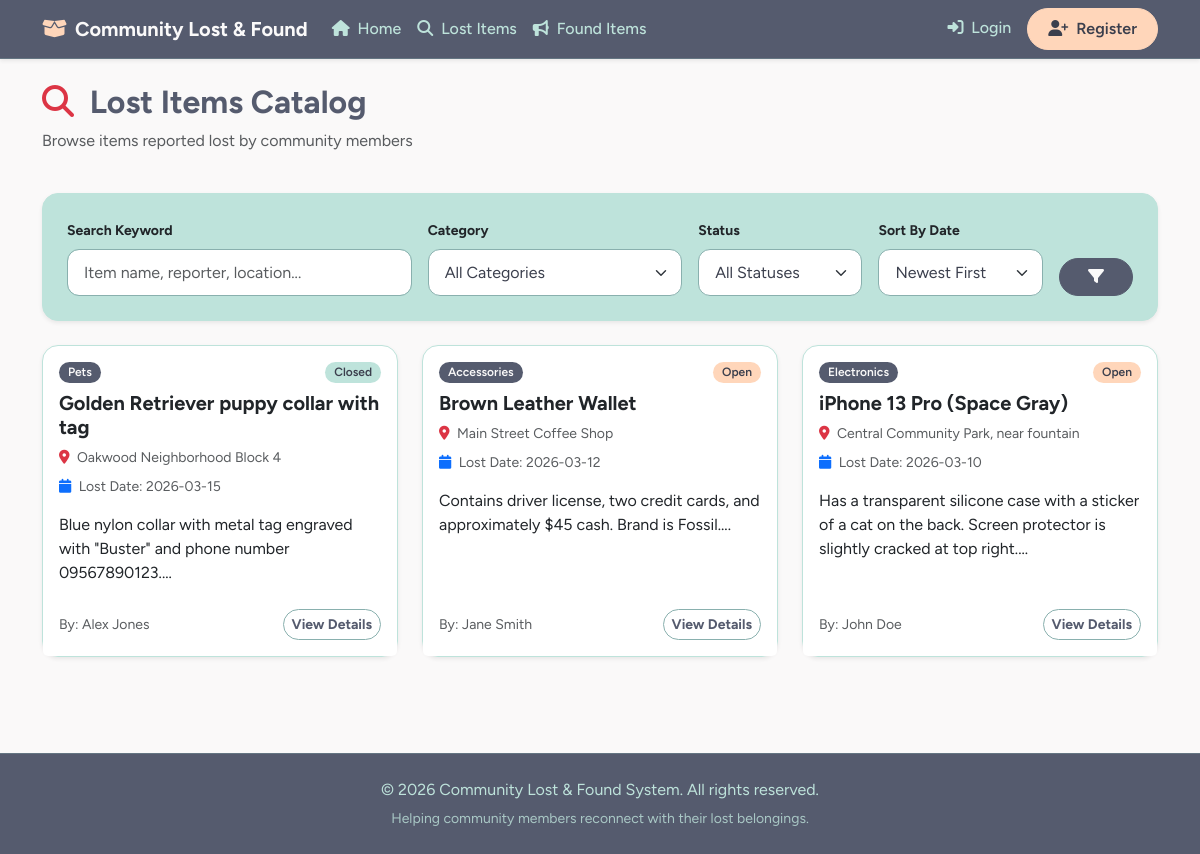
The page /lost_items.php on the database its author committed.
### tables this page shows
CREATE TABLE `items` (
  `item_id` INT AUTO_INCREMENT PRIMARY KEY,
  `user_id` INT NOT NULL,
  `status_id` INT NOT NULL DEFAULT 1,
  `item_type` ENUM('Lost', 'Found') NOT NULL,
  `related_lost_item_id` INT DEFAULT NULL,
  `category_id` INT NOT NULL,
  `title` VARCHAR(150) NOT NULL,
  `description` TEXT NOT NULL,
  `location` VARCHAR(150) NOT NULL,
  `event_date` DATE NOT NULL,
  `created_at` TIMESTAMP DEFAULT CURRENT_TIMESTAMP,
  `updated_at` TIMESTAMP DEFAULT CURRENT_TIMESTAMP ON UPDATE CURRENT_TIMESTAMP,
  CONSTRAINT `fk_item_user` FOREIGN KEY (`user_id`) REFERENCES `users` (`user_id`) ON DELETE CASCADE,
  CONSTRAINT `fk_item_status` FOREIGN KEY (`status_id`) REFERENCES `i_status` (`status_id`) ON DELETE RESTRICT,
  CONSTRAINT `fk_item_category` FOREIGN KEY (`category_id`) REFERENCES `categories` (`category_id`) ON DELETE RESTRICT,
  CONSTRAINT `fk_found_lost_item` FOREIGN KEY (`related_lost_item_id`) REFERENCES `items` (`item_id`) ON DELETE SET NULL,
  INDEX `idx_related_lost_item_id` (`related_lost_item_id`),
  INDEX `idx_item_type` (`item_type`)
);

CREATE TABLE `categories` (
  `category_id` INT AUTO_INCREMENT PRIMARY KEY,
  `category` VARCHAR(50) NOT NULL UNIQUE
);

CREATE TABLE `i_status` (
  `status_id` INT AUTO_INCREMENT PRIMARY KEY,
  `status` VARCHAR(30) NOT NULL UNIQUE
);

### lost_items.php (the view, shortened to what this page needs)
<?php
require_once 'db.php';
$search = trim($_GET['search'] ?? '');
$sort = trim($_GET['sort'] ?? 'newest');
$query = "SELECT i.*, CONCAT(u.firstname, ' ', u.lastname) AS full_name, c.category, s.status
          FROM items i
          JOIN users u ON i.user_id = u.user_id
          JOIN categories c ON i.category_id = c.category_id
          JOIN i_status s ON i.status_id = s.status_id
          WHERE i.item_type = 'Lost'";
$params = [];
if ($sort === 'oldest') {
    $query .= " ORDER BY i.event_date ASC";
} else {
    $query .= " ORDER BY i.event_date DESC";
}
$stmt = $pdo->prepare($query);
$stmt->execute($params);
$items = $stmt->fetchAll();
include 'header.php';
?>
<div class="container my-4">
    <div class="d-flex justify-content-between align-items-center mb-4">
        <div>
            <h2 class="fw-bold"><i class="fa-solid fa-search text-danger me-2"></i> Lost Items Catalog</h2>
            <p class="text-muted">Browse items reported lost by community members</p>
        </div>
    </div>
    <div class="card p-4 mb-4 shadow-sm bg-light">
        <form method="GET" action="lost_items.php" class="row g-3">
            <div class="col-md-4">
                <label for="search" class="form-label fw-bold small">Search Keyword</label>
                <input type="text" class="form-control" id="search" name="search" value="<?php echo htmlspecialchars($search); ?>" placeholder="Item name, reporter, location...">
            </div>
            <div class="col-md-3">
                <label for="category" class="form-label fw-bold small">Category</label>
                <select class="form-select" id="category" name="category">
                    <option value="">All Categories</option>
                </select>
            </div>
            <div class="col-md-2">
                <label for="status" class="form-label fw-bold small">Status</label>
                <select class="form-select" id="status" name="status">
                    <option value="">All Statuses</option>
                </select>
            </div>
            <div class="col-md-2">
                <label for="sort" class="form-label fw-bold small">Sort By Date</label>
                <select class="form-select" id="sort" name="sort">
                    <option value="newest" <?php echo $sort === 'newest' ? 'selected' : ''; ?>>Newest First</option>
                </select>
            </div>
            <div class="col-md-1 d-flex align-items-end">
                <button type="submit" class="btn btn-dark w-100 fw-bold"><i class="fa-solid fa-filter"></i></button>
            </div>
        </form>
    </div>
    <div class="row">
        <?php if (empty($items)): ?>
            <div class="col-12">
                <div class="alert alert-info text-center py-4">
                    <i class="fa-solid fa-info-circle fa-2x mb-2"></i>
                    <h5>No lost items found matching your criteria.</h5>
                    <a href="lost_items.php" class="btn btn-outline-primary btn-sm mt-2">Reset Filters</a>
                </div>
            </div>
        <?php else: ?>
            <?php foreach ($items as $item): ?>
                <div class="col-md-4 mb-4">
                    <div class="card h-100 shadow-sm">
                        <div class="card-body">
                            <div class="d-flex justify-content-between mb-2">
                                <span class="badge bg-danger"><?php echo htmlspecialchars($item['category']); ?></span>
                                <span class="badge bg-<?php echo $item['status'] === 'Open' ? 'warning text-dark' : 'secondary'; ?>"><?php echo htmlspecialchars($item['status']); ?></span>
                            </div>
                            <h5 class="card-title fw-bold"><?php echo htmlspecialchars($item['title']); ?></h5>
                            <p class="card-text text-muted small mb-2"><i class="fa-solid fa-map-marker-alt me-1 text-danger"></i> <?php echo htmlspecialchars($item['location']); ?></p>
                            <p class="card-text text-muted small mb-3"><i class="fa-solid fa-calendar me-1 text-primary"></i> Lost Date: <?php echo $item['event_date']; ?></p>
                            <p class="card-text"><?php echo nl2br(htmlspecialchars(substr($item['description'], 0, 120))); ?>...</p>
                        </div>
                        <div class="card-footer bg-white border-top-0 d-flex justify-content-between align-items-center pb-3">
                            <small class="text-muted">By: <?php echo htmlspecialchars($item['full_name']); ?></small>
                            <a href="lost_detail.php?id=<?php echo $item['item_id']; ?>" class="btn btn-outline-primary btn-sm fw-bold">View Details</a>
                        </div>
                    </div>
                </div>
            <?php endforeach; ?>
        <?php endif; ?>
    </div>
</div>
<?php include 'footer.php'; ?>

### header.php (style rules this page uses)
:root { --blue-slate: #555b6eff; --muted-teal: #89b0aeff; --frozen-water: #bee3dbff; --bright-snow: #faf9f9ff; --peach-fuzz: #ffd6baff; --ink: #3b3f4d; }
body { background-color: var(--bright-snow); color: var(--blue-slate); font-family: 'Figtree', system-ui, -apple-system, 'Segoe UI', sans-serif; display: flex; flex-direction: column; min-height: 100vh; }
.btn-outline-primary { border-color: var(--muted-teal); color: var(--blue-slate); font-weight: 600; border-radius: 999px; }
.btn-dark { background-color: var(--blue-slate); border-color: var(--blue-slate); color: var(--bright-snow); border-radius: 999px; font-weight: 600; }
.card { border: 1px solid var(--frozen-water); border-radius: 16px; background-color: #ffffff; box-shadow: 0 4px 20px rgba(85, 91, 110, 0.04); transition: transform 0.2s ease, box-shadow 0.2s ease; }
.bg-light { background-color: var(--frozen-water) !important; border-radius: 16px; }
.badge { font-weight: 600; padding: .35em .75em; border-radius: 999px; }
.bg-danger { background-color: var(--blue-slate) !important; color: var(--bright-snow); }
.bg-warning { background-color: var(--peach-fuzz) !important; color: var(--ink) !important; }
.bg-secondary { background-color: var(--frozen-water) !important; color: var(--ink) !important; }
.form-control, .form-select { border-radius: 12px; border: 1px solid var(--muted-teal); padding: .65rem 1rem; background-color: #fff; color: var(--ink); }
.form-control { border-radius: 12px; }

### rows shown on the page
items: category.category "Pets", status.status "Closed", title "Golden Retriever puppy collar with tag", location "Oakwood Neighborhood Block 4", event_date "2026-03-15", description "Blue nylon collar with metal tag engraved with \"Buster\" and phone number 09567890123.", full_name "Alex Jones"
items: category.category "Accessories", status.status "Open", title "Brown Leather Wallet", location "Main Street Coffee Shop", event_date "2026-03-12", description "Contains driver license, two credit cards, and approximately $45 cash. Brand is Fossil.", full_name "Jane Smith"
items: category.category "Electronics", status.status "Open", title "iPhone 13 Pro (Space Gray)", location "Central Community Park, near fountain", event_date "2026-03-10", description "Has a transparent silicone case with a sticker of a cat on the back. Screen protector is slightly cracked at top right.", full_name "John Doe"
